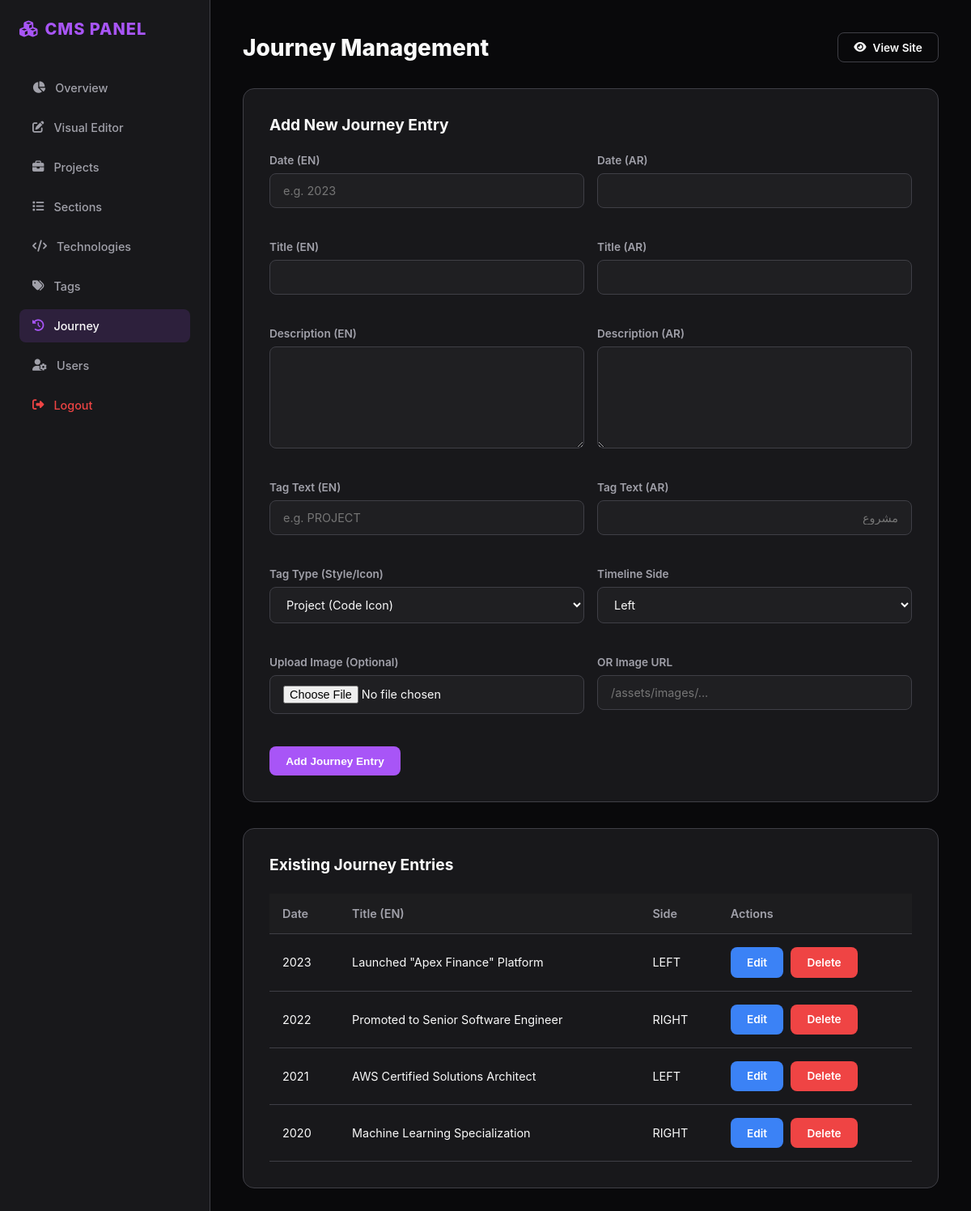
The app's page /admin/journey-manage.php (signed in) with its own data.
### tables this page shows
CREATE TABLE `journey` (
  `id` int NOT NULL AUTO_INCREMENT,
  `date_en` varchar(255) DEFAULT NULL,
  `date_ar` varchar(255) DEFAULT NULL,
  `title_en` varchar(255) DEFAULT NULL,
  `title_ar` varchar(255) DEFAULT NULL,
  `description_en` text,
  `description_ar` text,
  `tag_en` varchar(255) DEFAULT NULL,
  `tag_ar` varchar(255) DEFAULT NULL,
  `tag_type` varchar(50) DEFAULT NULL,
  `side` enum('left','right') DEFAULT 'left',
  `image` varchar(255) DEFAULT NULL,
  `created_at` timestamp NULL DEFAULT CURRENT_TIMESTAMP,
  PRIMARY KEY (`id`)
);

### public/admin/auth.php (called while the page is built, shortened)
<?php
spl_autoload_register(function ($class) {
    $baseDir = dirname(__DIR__, 2);
    $path = $baseDir . '/' . str_replace('\\', '/', $class) . '.php';
});

### app/models/Model.php (called while the page is built, shortened)
<?php
abstract class Model
{
    protected static $db;
    public static function connect()
    {
        if (self::$db === null) {
            $host = getenv('DB_HOST') !== false ? getenv('DB_HOST') : 'localhost';
            $name = getenv('DB_NAME') !== false ? getenv('DB_NAME') : 'portfolio';
            $user = getenv('DB_USER') !== false ? getenv('DB_USER') : 'root';
            $pass = getenv('DB_PASS') !== false ? getenv('DB_PASS') : 'root';
            try {
                self::$db = new PDO("mysql:host=$host;dbname=$name;charset=utf8mb4", $user, $pass);
                self::$db->setAttribute(PDO::ATTR_ERRMODE, PDO::ERRMODE_EXCEPTION);
                self::$db->setAttribute(PDO::ATTR_DEFAULT_FETCH_MODE, PDO::FETCH_ASSOC);
                self::$db->exec("SET NAMES utf8mb4");
            } catch (PDOException $e) {
                die("Connection failed: " . $e->getMessage());
            }
        }
        return self::$db;
    }
    protected static function query($sql, $params = [])
    {
        $stmt = self::connect()->prepare($sql);
        $stmt->execute($params);
        return $stmt;
    }
}

### app/models/Journey.php (called while the page is built, shortened)
<?php
class Journey extends Model {
    public static function all() {
        return self::query("SELECT * FROM journey ORDER BY created_at DESC")->fetchAll();
    }
}

### public/admin/journey-manage.php (the view, shortened to what this page needs)
<?php
require_once 'layout.php';
$journey = Journey::all();
?>
        <div class="admin-card">
            <h3>Add New Journey Entry</h3>
            <form method="POST" enctype="multipart/form-data">
                <div class="form-grid">
                    <div class="admin-form-group">
                        <label>Date (EN)</label>
                        <input type="text" name="date_en" class="admin-form-control" required placeholder="e.g. 2023">
                    </div>
                    <div class="admin-form-group">
                        <label>Date (AR)</label>
                        <input type="text" name="date_ar" class="admin-form-control" required dir="rtl">
                    </div>
                    <div class="admin-form-group">
                        <label>Title (EN)</label>
                        <input type="text" name="title_en" class="admin-form-control" required>
                    </div>
                    <div class="admin-form-group">
                        <label>Title (AR)</label>
                        <input type="text" name="title_ar" class="admin-form-control" required dir="rtl">
                    </div>
                    <div class="admin-form-group">
                        <label>Description (EN)</label>
                        <textarea name="description_en" class="admin-form-control"></textarea>
                    </div>
                    <div class="admin-form-group">
                        <label>Description (AR)</label>
                        <textarea name="description_ar" class="admin-form-control" dir="rtl"></textarea>
                    </div>
                    <div class="admin-form-group">
                        <label>Tag Text (EN)</label>
                        <input type="text" name="tag_en" class="admin-form-control" placeholder="e.g. PROJECT">
                    </div>
                    <div class="admin-form-group">
                        <label>Tag Text (AR)</label>
                        <input type="text" name="tag_ar" class="admin-form-control" dir="rtl" placeholder="مشروع">
                    </div>
                    <div class="admin-form-group">
                        <label>Tag Type (Style/Icon)</label>
                        <select name="tag_type" class="admin-form-control">
                            <option value="project">Project (Code Icon)</option>
                        </select>
                    </div>
                    <div class="admin-form-group">
                        <label>Timeline Side</label>
                        <select name="side" class="admin-form-control">
                            <option value="left">Left</option>
                        </select>
                    </div>
                    <div class="admin-form-group">
                        <label>Upload Image (Optional)</label>
                        <input type="file" name="image_file" class="admin-form-control" accept="image/*">
                    </div>
                    <div class="admin-form-group">
                        <label>OR Image URL</label>
                        <input type="text" name="image_url" class="admin-form-control" placeholder="/assets/images/...">
                    </div>
                </div>
                <button type="submit" name="add_journey" class="admin-btn admin-btn-primary" style="margin-top:1rem">Add Journey Entry</button>
            </form>
        </div>
        <div class="admin-card">
            <h3>Existing Journey Entries</h3>
            <table class="admin-table">
                <thead>
                    <tr>
                        <th>Date</th>
                        <th>Title (EN)</th>
                        <th>Side</th>
                        <th>Actions</th>
                    </tr>
                </thead>
                <tbody>
                    <?php foreach ($journey as $j): ?>
                    <tr>
                        <td><?= htmlspecialchars($j['date_en']) ?></td>
                        <td><?= htmlspecialchars($j['title_en']) ?></td>
                        <td><?= strtoupper($j['side']) ?></td>
                        <td>
                            <a href="journey-edit.php?id=<?= $j['id'] ?>" class="admin-btn" style="background:#3b82f6; color:white; margin-right:5px;">Edit</a>
                            <a href="?delete=<?= $j['id'] ?>" class="admin-btn admin-btn-danger" onclick="return confirm('Are you sure?')">Delete</a>
                        </td>
                    </tr>
                    <?php endforeach; ?>
                </tbody>
            </table>
        </div>

### public/assets/css/admin.css (style rules this page uses)
:root { --admin-bg: #09090b; --admin-surface: #18181b; --admin-surface-card: #27272a; --admin-primary: #a855f7; --admin-primary-hover: #c084fc; --admin-text: #fafafa; --admin-text-muted: #a1a1aa; --admin-border: #3f3f46; --admin-danger: #ef4444; --admin-success: #22c55e; --admin-warning: #f59e0b; }
body.admin-body { background: var(--admin-bg); font-family: 'Inter', system-ui, -apple-system, sans-serif; color: var(--admin-text); margin: 0; padding: 0; display: flex; min-height: 100vh; }
.admin-card { background: var(--admin-surface); border: 1px solid var(--admin-border); border-radius: 14px; padding: 2rem; margin-bottom: 2rem; }
.admin-card h3 { margin-top: 0; margin-bottom: 1.5rem; font-size: 1.2rem; font-weight: 700; }
.admin-table { width: 100%; border-collapse: collapse; margin-top: 1rem; }
.admin-table th, .admin-table td { padding: 1rem; text-align: left; border-bottom: 1px solid var(--admin-border); font-size: 0.9rem; }
.admin-table th { background: rgba(255, 255, 255, 0.02); font-weight: 600; color: var(--admin-text-muted); }
.admin-form-group { display: flex; flex-direction: column; gap: 0.5rem; margin-bottom: 1.5rem; }
.admin-form-group label { font-size: 0.85rem; font-weight: 600; color: var(--admin-text-muted); }
.admin-form-control { background: rgba(255, 255, 255, 0.03); border: 1px solid var(--admin-border); color: var(--admin-text); padding: 0.75rem 1rem; border-radius: 8px; outline: none; font-size: 0.9rem; font-family: inherit; transition: border-color 0.2s ease; }
textarea.admin-form-control { resize: vertical; min-height: 100px; }
.admin-btn { display: inline-flex; align-items: center; justify-content: center; gap: 0.5rem; padding: 0.6rem 1.2rem; font-size: 0.85rem; font-weight: 600; border-radius: 8px; border: 1px solid transparent; cursor: pointer; text-decoration: none; transition: all 0.2s ease; }
.admin-btn-primary { background: var(--admin-primary); color: #fff; }
.admin-btn-danger { background: var(--admin-danger); color: #fff; }

### public/admin/journey-manage.php (style rules this page uses)
.form-grid { display: grid; grid-template-columns: 1fr 1fr; gap: 1rem; }

### records on screen
journey: date_en "2023", title_en "Launched \"Apex Finance\" Platform", side "LEFT"
journey: date_en "2022", title_en "Promoted to Senior Software Engineer", side "RIGHT"
journey: date_en "2021", title_en "AWS Certified Solutions Architect", side "LEFT"
journey: date_en "2020", title_en "Machine Learning Specialization", side "RIGHT"

### other values on screen
$title "Journey Management"
